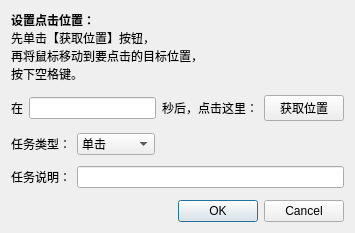
<?xml version="1.0" encoding="UTF-8"?>
<ui version="4.0">
 <class>dlgAddTask</class>
 <widget class="QDialog" name="dlgAddTask">
  <property name="geometry">
   <rect>
    <x>0</x>
    <y>0</y>
    <width>354</width>
    <height>233</height>
   </rect>
  </property>
  <property name="contextMenuPolicy">
   <enum>Qt::DefaultContextMenu</enum>
  </property>
  <property name="windowTitle">
   <string>Dialog</string>
  </property>
  <layout class="QVBoxLayout" name="verticalLayout">
   <item>
    <widget class="QLabel" name="label_4">
     <property name="text">
      <string>&lt;b&gt;设置点击位置：&lt;/b&gt;&lt;br/&gt;
先单击【获取位置】按钮，&lt;br/&gt;
再将鼠标移动到要点击的目标位置，&lt;br/&gt;
按下空格键。</string>
     </property>
    </widget>
   </item>
   <item>
    <spacer name="verticalSpacer_4">
     <property name="orientation">
      <enum>Qt::Vertical</enum>
     </property>
     <property name="sizeHint" stdset="0">
      <size>
       <width>20</width>
       <height>1</height>
      </size>
     </property>
    </spacer>
   </item>
   <item>
    <layout class="QHBoxLayout" name="horizontalLayout">
     <item>
      <widget class="QLabel" name="label">
       <property name="text">
        <string>在</string>
       </property>
      </widget>
     </item>
     <item>
      <widget class="QLineEdit" name="lineEdit"/>
     </item>
     <item>
      <widget class="QLabel" name="labelPos">
       <property name="text">
        <string>秒后，点击这里：</string>
       </property>
      </widget>
     </item>
     <item>
      <widget class="QPushButton" name="btnPositionGet">
       <property name="text">
        <string>获取位置</string>
       </property>
      </widget>
     </item>
    </layout>
   </item>
   <item>
    <spacer name="verticalSpacer">
     <property name="orientation">
      <enum>Qt::Vertical</enum>
     </property>
     <property name="sizeHint" stdset="0">
      <size>
       <width>20</width>
       <height>0</height>
      </size>
     </property>
    </spacer>
   </item>
   <item>
    <layout class="QHBoxLayout" name="horizontalLayout_2">
     <item>
      <widget class="QLabel" name="label_2">
       <property name="text">
        <string>任务类型：</string>
       </property>
       <property name="buddy">
        <cstring>cmbBoxTaskType</cstring>
       </property>
      </widget>
     </item>
     <item>
      <widget class="QComboBox" name="cmbBoxTaskType">
       <item>
        <property name="text">
         <string>单击</string>
        </property>
       </item>
       <item>
        <property name="text">
         <string>双击</string>
        </property>
       </item>
       <item>
        <property name="text">
         <string>按下左键</string>
        </property>
       </item>
       <item>
        <property name="text">
         <string>松开左键</string>
        </property>
       </item>
       <item>
        <property name="text">
         <string>键盘输入</string>
        </property>
       </item>
      </widget>
     </item>
     <item>
      <spacer name="horizontalSpacer_2">
       <property name="orientation">
        <enum>Qt::Horizontal</enum>
       </property>
       <property name="sizeHint" stdset="0">
        <size>
         <width>40</width>
         <height>20</height>
        </size>
       </property>
      </spacer>
     </item>
    </layout>
   </item>
   <item>
    <spacer name="verticalSpacer_2">
     <property name="orientation">
      <enum>Qt::Vertical</enum>
     </property>
     <property name="sizeHint" stdset="0">
      <size>
       <width>333</width>
       <height>1</height>
      </size>
     </property>
    </spacer>
   </item>
   <item>
    <layout class="QHBoxLayout" name="horizontalLayout_4">
     <item>
      <widget class="QLabel" name="labelTaskComments">
       <property name="text">
        <string>任务说明：</string>
       </property>
      </widget>
     </item>
     <item>
      <widget class="QLineEdit" name="lEditComments">
       <property name="maxLength">
        <number>50</number>
       </property>
      </widget>
     </item>
    </layout>
   </item>
   <item>
    <spacer name="verticalSpacer_3">
     <property name="orientation">
      <enum>Qt::Vertical</enum>
     </property>
     <property name="sizeHint" stdset="0">
      <size>
       <width>20</width>
       <height>0</height>
      </size>
     </property>
    </spacer>
   </item>
   <item>
    <layout class="QHBoxLayout" name="horizontalLayout_3">
     <item>
      <spacer name="horizontalSpacer">
       <property name="orientation">
        <enum>Qt::Horizontal</enum>
       </property>
       <property name="sizeHint" stdset="0">
        <size>
         <width>148</width>
         <height>20</height>
        </size>
       </property>
      </spacer>
     </item>
     <item>
      <widget class="QDialogButtonBox" name="btnBox">
       <property name="orientation">
        <enum>Qt::Horizontal</enum>
       </property>
       <property name="standardButtons">
        <set>QDialogButtonBox::Cancel|QDialogButtonBox::Ok</set>
       </property>
      </widget>
     </item>
    </layout>
   </item>
  </layout>
 </widget>
 <tabstops>
  <tabstop>lineEdit</tabstop>
  <tabstop>btnPositionGet</tabstop>
  <tabstop>cmbBoxTaskType</tabstop>
  <tabstop>lEditComments</tabstop>
 </tabstops>
 <resources/>
 <connections>
  <connection>
   <sender>btnBox</sender>
   <signal>accepted()</signal>
   <receiver>dlgAddTask</receiver>
   <slot>accept()</slot>
   <hints>
    <hint type="sourcelabel">
     <x>248</x>
     <y>254</y>
    </hint>
    <hint type="destinationlabel">
     <x>157</x>
     <y>274</y>
    </hint>
   </hints>
  </connection>
  <connection>
   <sender>btnBox</sender>
   <signal>rejected()</signal>
   <receiver>dlgAddTask</receiver>
   <slot>reject()</slot>
   <hints>
    <hint type="sourcelabel">
     <x>316</x>
     <y>260</y>
    </hint>
    <hint type="destinationlabel">
     <x>286</x>
     <y>274</y>
    </hint>
   </hints>
  </connection>
 </connections>
</ui>
